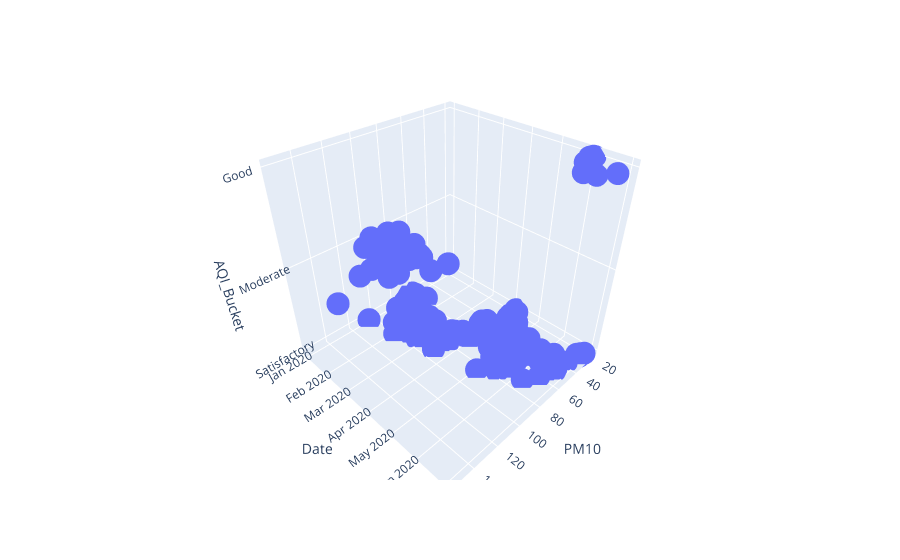

Notebook code for this chart:
### Code cell
fig = px.scatter_3d(aqi_level_20, x= "PM10", y="Date", z="AQI_Bucket")
fig.show()

### Figure 1 — Plotly figure (JSON) as saved in the notebook; plotly's stock layout.template omitted (floating-point values rounded to 4 significant figures; data arrays with more than 128 entries replaced by an {"elided": "..."} marker saying what was removed)
{"data": [{"hovertemplate": "PM10=%{x}<br>Date=%{y}<br>AQI_Bucket=%{z}<extra></extra>", "legendgroup": "", "marker": {"color": "#636efa", "symbol": "circle"}, "mode": "markers", "name": "", "scene": "scene", "showlegend": false, "type": "scatter3d", "x": {"elided": "183 float values"}, "y": {"elided": "183 str values"}, "z": {"elided": "183 str values"}}], "layout": {"legend": {"tracegroupgap": 0}, "margin": {"t": 60}, "scene": {"domain": {"x": [0, 1], "y": [0, 1]}, "xaxis": {"title": {"text": "PM10"}}, "yaxis": {"title": {"text": "Date"}}, "zaxis": {"title": {"text": "AQI_Bucket"}}}}}
